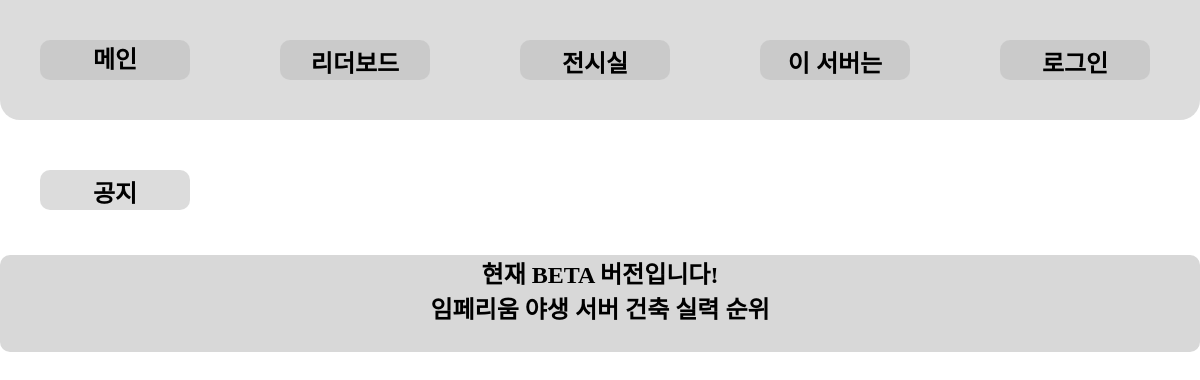
Page /build_ranking/ on the earlier database version.
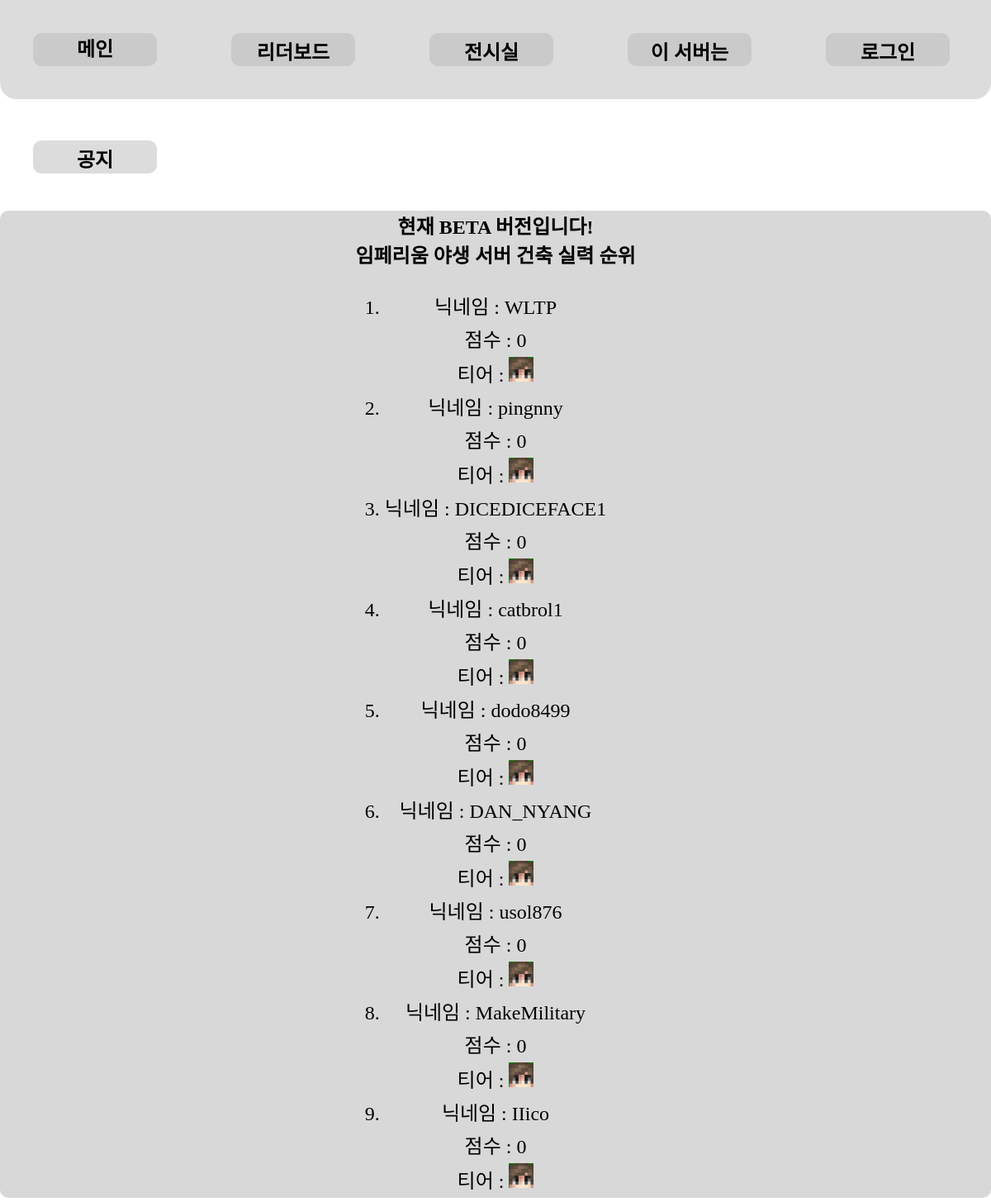
Same page on the later database version.
### build_ranking/models.py (models this page shows, shortened)
class Player(models.Model):
    nickname = models.CharField(max_length=255)
    point = models.CharField(max_length=255)
    rank = models.IntegerField(default=0)
    tier = models.ImageField(blank=True, null=True)

### build_ranking/views.py (the view)
# urls.py: path('build_ranking/', build_ranking_main, name='build_ranking'),
def build_ranking_main(request):
    players = Player.objects.all().order_by("rank")
    content = {"players": players}
    return render(request, "build_ranking/index.html", content)

### templates/build_ranking/index.html
{% extends 'base.html' %}
{% block content %}
<div class="content2">
    <h1>현재 BETA 버전입니다!</h1>
    <h2>임페리움 야생 서버 건축 실력 순위</h2>
    <br>
    <ol>
        {% for player in players %}
        <li>
            <div>
                닉네임 : {{ player.nickname }}
            </div>
            <div>
                점수 : {{ player.point }}
            </div>
            <div>
                티어 : <img src = "{{ player.tier.url }}" style="height: 30px; width: 30px;">
            </div>
        </li>
        {% endfor %}
</div>
{% endblock %}

Differences in the rows shown:
added Player: nickname "WLTP", point "0", tier (picture)
added Player: nickname "pingnny", point "0", tier (picture)
added Player: nickname "DICEDICEFACE1", point "0", tier (picture)
added Player: nickname "catbrol1", point "0", tier (picture)
added Player: nickname "dodo8499", point "0", tier (picture)
added Player: nickname "DAN_NYANG", point "0", tier (picture)
added Player: nickname "usol876", point "0", tier (picture)
added Player: nickname "MakeMilitary", point "0", tier (picture)
added Player: nickname "IIico", point "0", tier (picture)
